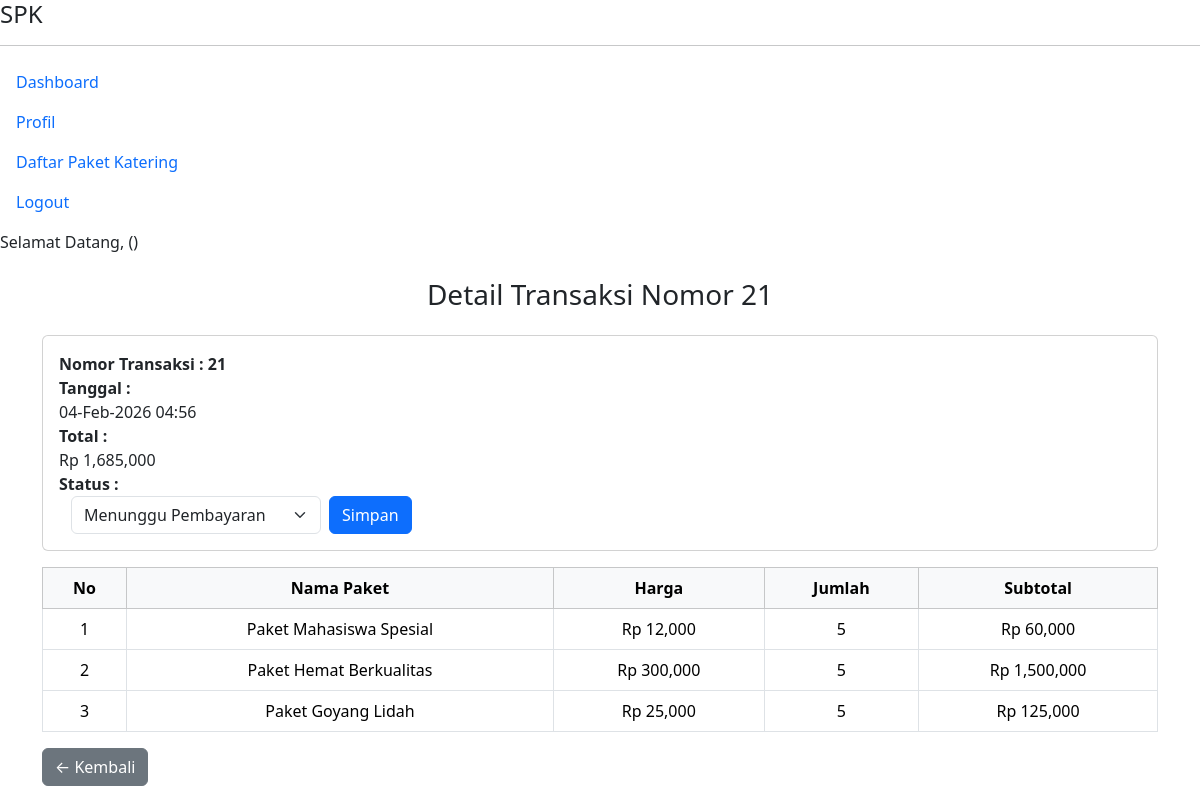
Screenshot of /pages/riwayat_pemesanan/detail_riwayat_pemesanan_pemilik.php?id_transaksi=21 with the database file from the repository.
### tables this page shows
CREATE TABLE `transaksi` (
  `id_transaksi` int(10) UNSIGNED NOT NULL,
  `id_user` int(11) NOT NULL,
  `total` decimal(12,2) NOT NULL,
  `tanggal` datetime NOT NULL,
  `status` enum('success','progress','pending','cancel') NOT NULL DEFAULT 'pending'
);

CREATE TABLE `detail_transaksi` (
  `id_detail_transaksi` int(10) UNSIGNED NOT NULL,
  `id_transaksi` int(10) UNSIGNED NOT NULL,
  `id_paket_katering` int(10) UNSIGNED NOT NULL,
  `harga` decimal(12,2) NOT NULL,
  `jumlah` int(10) UNSIGNED NOT NULL
);

CREATE TABLE `paket_katering` (
  `id_paket_katering` int(11) NOT NULL,
  `nama_paket` varchar(50) NOT NULL,
  `harga` int(11) NOT NULL,
  `deskripsi` text DEFAULT NULL,
  `tersedia` enum('Ya','Tidak') DEFAULT 'Ya'
);

### pages/riwayat_pemesanan/detail_riwayat_pemesanan_pemilik.php (the view, shortened to what this page needs)
<?php
require_once __DIR__ . '/../../pages/layouts/header.php';
require_once __DIR__ . '/../../koneksi.php';
$id_transaksi = $_GET['id_transaksi'];
$transaksi = mysqli_fetch_assoc(mysqli_query($koneksi, "
SELECT *
FROM transaksi
WHERE id_transaksi = $id_transaksi
"));
$detail = mysqli_query($koneksi, "
SELECT
    p.nama_paket,
    d.harga,
    d.jumlah,
    (d.harga * d.jumlah) AS subtotal
FROM detail_transaksi d
JOIN paket_katering p ON d.id_paket_katering = p.id_paket_katering
WHERE d.id_transaksi = $id_transaksi
");
?>
<div class="container mt-4">
    <h3 class="text-center mb-4">
        Detail Transaksi Nomor <?= $id_transaksi ?>
    </h3>
    <?php if ($transaksi): ?>
        <div class="card mb-3 p-3">
            <b>Nomor Transaksi :
                <?= $transaksi['id_transaksi'] ?>
            </b>
            <b>Tanggal :</b> <?= date('d-M-Y H:i', strtotime($transaksi['tanggal'])) ?><br>
            <b>Total :</b> Rp <?= number_format($transaksi['total']) ?><br>
            <b>Status :</b>
            <div class="container">
                <form action="index.php?page=update_status_pemesanan" method="POST" class="d-flex gap-2">
                    <select name="status" class="form-select" style="width:250px">
                        <option value="pending" <?= $transaksi['status'] == 'pending' ? 'selected' : '' ?>>Menunggu Pembayaran
                        </option>
                    </select>
                    <button type="submit" class="btn btn-primary">
                        Simpan
                    </button>
                </form>
            </div>
        </div>
        <table class="table table-bordered text-center">
            <thead class="table-light">
                <tr>
                    <th>No</th>
                    <th>Nama Paket</th>
                    <th>Harga</th>
                    <th>Jumlah</th>
                    <th>Subtotal</th>
                </tr>
            </thead>
            <tbody>
                <?php $no = 1; ?>
                <?php while ($row = mysqli_fetch_assoc($detail)): ?>
                    <tr>
                        <td><?= $no++ ?></td>
                        <td><?= htmlspecialchars($row['nama_paket']) ?></td>
                        <td>Rp <?= number_format($row['harga']) ?></td>
                        <td><?= $row['jumlah'] ?></td>
                        <td>Rp <?= number_format($row['subtotal']) ?></td>
                    </tr>
                <?php endwhile; ?>
            </tbody>
        </table>
        <a href="index.php?page=riwayat_pemesanan_pemilik" class="btn btn-secondary">
            ← Kembali
        </a>
    <?php else: ?>
        <div class="alert alert-danger">Transaksi tidak ditemukan</div>
    <?php endif; ?>
</div>
<?php
require_once __DIR__ . '/../../pages/layouts/footer.php';
?>

### rows the page displays
transaksi: id_transaksi "21", tanggal "04-Feb-2026 04:56", total "1,685,000", status "Menunggu Pembayaran"
detail_transaksi: id_paket_katering.nama_paket "Paket Mahasiswa Spesial", harga "12,000", jumlah "5", subtotal "60,000"
detail_transaksi: id_paket_katering.nama_paket "Paket Hemat Berkualitas", harga "300,000", jumlah "5", subtotal "1,500,000"
detail_transaksi: id_paket_katering.nama_paket "Paket Goyang Lidah", harga "25,000", jumlah "5", subtotal "125,000"

### other values shown
$id_transaksi "21"
